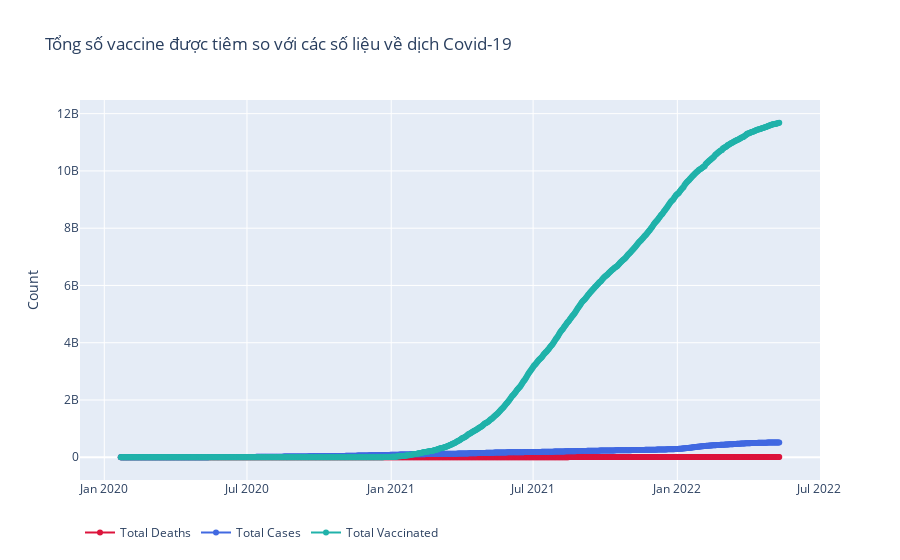

Notebook source saved alongside this figure:
### Markdown cell above
Vào khoảng cuối năm 2021, biến thể Omicron xuất hiện làm gia tăng nhanh số ca nhiễm mỗi ngày nhưng số ca tử vong theo ngày của biến thể này không cao so với biến thể Delta xuất hiện trước đó. Có lẽ do khi biến thể Omicron xuất hiện thì độ bao phủ vaccine trên thế giới cũng đã tăng cao.

### Code cell
fig = go.Figure(data=[
                go.Scatter(
                    mode="lines+markers",
                    name="Total Deaths",
                    x=covid_world_df['Date'], 
                    y=covid_world_df['TotalDeaths'],
                    marker_color="crimson",
                ),
                go.Scatter(
                    mode="lines+markers",
                    name="Total Cases",
                    x=covid_world_df['Date'], 
                    y=covid_world_df['TotalCases'],
                    marker_color="royalblue"
                ),
    
                go.Scatter(
                    mode="lines+markers",
                    name="Total Vaccinated",
                    x=covid_world_df['Date'], 
                    y=covid_world_df['TotalVaccinations'],
                    marker_color="lightseagreen"
                ),
            ])

fig.update_layout(
        title = 'Tổng số vaccine được tiêm so với các số liệu về dịch Covid-19',
        xaxis_title="",
        yaxis_title="Count",
        hovermode="x",
    legend_orientation = 'h'
)
fig.show()

### Figure 1 — Plotly figure (JSON) as saved in the notebook; plotly's stock layout.template omitted (floating-point values rounded to 4 significant figures; data arrays with more than 128 entries replaced by an {"elided": "..."} marker saying what was removed)
{"data": [{"marker": {"color": "crimson"}, "mode": "lines+markers", "name": "Total Deaths", "type": "scatter", "x": {"elided": "841 str values"}, "y": {"elided": "841 int values"}}, {"marker": {"color": "royalblue"}, "mode": "lines+markers", "name": "Total Cases", "type": "scatter", "x": {"elided": "841 str values"}, "y": {"elided": "841 int values"}}, {"marker": {"color": "lightseagreen"}, "mode": "lines+markers", "name": "Total Vaccinated", "type": "scatter", "x": {"elided": "841 str values"}, "y": {"elided": "841 int values"}}], "layout": {"hovermode": "x", "legend": {"orientation": "h"}, "title": {"text": "Tổng số vaccine được tiêm so với các số liệu về dịch Covid-19"}, "xaxis": {"title": {"text": ""}}, "yaxis": {"title": {"text": "Count"}}}}
